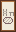

Below is a game level as drawn by its tile map, then a one-line description and the .tmx file that defines it, in full:
An orthogonal 1x2 tile map with 16x16 px tiles, 2 tile layers (Back, Front).

<map version="1.4" tiledversion="1.4.2" orientation="orthogonal" renderorder="right-down" width="1" height="2" tilewidth="16" tileheight="16" infinite="0" nextlayerid="4" nextobjectid="1">
 <tileset firstgid="1" name="z_blinxxy.MuseArt_LupiniHallWall" tilewidth="16" tileheight="16" tilecount="18" columns="9">
  <image source="hall_wall.png" width="144" height="32" />
 </tileset>
 <layer id="1" name="Back" width="1" height="2">
  <data encoding="csv">
0,
0
</data>
 </layer>
 <layer id="2" name="Front" width="1" height="2">
  <data encoding="csv">
9,
18
</data>
 </layer>
</map>
